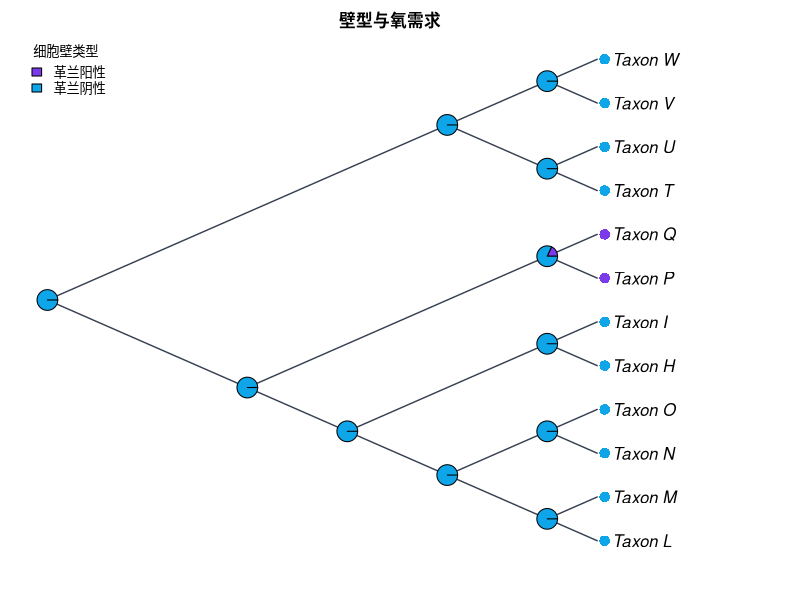

Source code (R):
#!/usr/bin/env Rscript
# CladeForge reproducible-analysis script
# Project : 壁型与氧需求
# Format  : CladeForge project v0.2.0
# Software: CladeForge 0.3.0 (this header is the provenance stamp a
#           reproducibility checklist asks for: software version, generation
#           time and the analysis parameters are printed beside the numbers)
# Generated: (timestamp omitted in fixture)
#
# PARAMETER SUMMARY (what the app used):
#   * parsimony: tie-break = parent-state first, then tip frequency, then
#     declaration order; the reported single path is ONE of possibly many
#     equally parsimonious reconstructions.
#   * Mk: each character's rate is the application's own fit (maximum-likelihood fit (1-D profile over the pruning likelihood)),
#     baked in at generation time; the script replays that number instead of
#     re-fitting, so its posteriors match what the app reported. Characters the
#     app could not fit fall back to 1 / mean(branch length) with a printed
#     note. Display threshold applied post hoc; the posterior is marginal
#     (per-node), NOT joint.
#   * The R implementation below computes the likelihood in ORDINARY space
#     while the app runs in log-space: values agree to floating-point noise on
#     modest trees but can drift on very large or very unbalanced ones.
#   * Node ancestral states asserted by the user in CladeForge are IGNORED by
#     the parsimony baseline (independent reference by design); the R script
#     reproduces that baseline, not the user's hypotheses.
#
# What this script reproduces, and what it does not:
#   REPRODUCED (same algorithms as the application):
#     * Sankoff parsimony with the project's step matrix (advisory baseline);
#     * equal-rates Mk ancestral-state reconstruction (pruning + up-pass), i.e.
#       the posterior probabilities the app reports.
#   APPROXIMATED:
#     * a PDF figure drawn from the same data — character-coloured tips,
#       posterior pies, legend — in the project's cladogram layout
#       (equal branch spacing, like the CladeForge cladogram (branch lengths ignored)). It is NOT a pixel copy of the on-screen figure: manual
#       node positions, collapsed clades, custom reticulation edges, era bands
#       and the interactive ladderising order are GUI state that ape does not
#       consume. The topology, tip labels, states and posteriors are identical;
#       the geometry is a same-data rendering.
#   Branch lengths: present, used as given.
# Run with: Rscript this_file.R   (install.packages("ape") if needed)

library(ape)

# The tree is assembled from vectors rather than parsed from Newick, so every
# label survives byte-exact even where ape's own reader would mangle it.
tree <- structure(
  list(
    edge = matrix(c(13, 14, 13, 15, 14, 16, 14, 17, 15, 18, 15, 19, 16, 20, 16, 21, 17, 1, 17, 2, 18, 3, 18, 4, 19, 5, 19, 6, 20, 22, 20, 23, 21, 7, 21, 8, 22, 9, 22, 10, 23, 11, 23, 12), ncol = 2, byrow = TRUE),
    edge.length = c(50, 250, 50, 150, 50, 150, 700, 750, 3100, 3100, 3000, 3000, 2900, 2900, 500, 600, 50, 150, 2000, 2000, 1900, 1900),
    Nnode = 11L,
    tip.label = c("Taxon_P", "Taxon_Q", "Taxon_T", "Taxon_U", "Taxon_V", "Taxon_W", "Taxon_H", "Taxon_I", "Taxon_L", "Taxon_M", "Taxon_N", "Taxon_O"),
    node.label = c("Taxon_A", "Taxon_B", "Taxon_C", "Taxon_D", "Taxon_E", "Taxon_R", "Taxon_S", "Taxon_F", "Taxon_G", "Taxon_J", "Taxon_K")
  ),
  class = "phylo"
)

# Branch lengths, with an explicit unit-length fallback: a cladogram-only project
# serialises no lengths at all, and 1 / mean(NULL) would poison every
# transition probability below.
bl <- tree$edge.length
if (is.null(bl) || !any(is.finite(bl) & bl > 0)) {
  bl <- rep(1, nrow(tree$edge))
  cat("NOTE: the tree carries no usable branch lengths; Mk probabilities and the\n")
  cat("      figure use unit (equal) branch lengths, i.e. topology-only inference.\n\n")
}

# Equal-rates Mk rate: one expected substitution per mean branch, so the
# transition probabilities are invariant to the tree's absolute scale. Every
# length above is already resolved the way the application resolves it (a
# recorded 0 is a real zero; unset / negative / non-finite became 1), so the mean
# runs over ALL of them — filtering here would drop zero-length and unmeasured
# edges from the average and make this script reconstruct at a different rate
# than the application reports. Deriving it from the fallback-protected bl
# above is what keeps the rate finite for a cladogram-only project.
#
# This fallback rate is used ONLY for a character the application itself could
# not fit (NULL rate below); characters with a baked rate replay the
# application's ML value, so the script's posteriors match the app's instead
# of drifting with the branch-length mean.
rate <- 1 / mean(bl)


characters <- list(
  list(
    name = "细胞壁类型",
    type = "discrete",
    states = c("革兰阳性", "革兰阴性"),
    colors = c("#7c3aed", "#0ea5e9"),
    cost = NULL,
    rate = 0.0000737149563394173,
    tips = c("Taxon_H" = "革兰阴性", "Taxon_I" = "革兰阴性", "Taxon_L" = "革兰阴性", "Taxon_M" = "革兰阴性", "Taxon_N" = "革兰阴性", "Taxon_O" = "革兰阴性", "Taxon_P" = "革兰阳性", "Taxon_Q" = "革兰阳性", "Taxon_T" = "革兰阴性", "Taxon_U" = "革兰阴性", "Taxon_V" = "革兰阴性", "Taxon_W" = "革兰阴性")
  ),
  list(
    name = "氧需求",
    type = "discrete",
    states = c("好氧", "厌氧", "兼性厌氧"),
    colors = c("#22c55e", "#71717a", "#f59e0b"),
    cost = NULL,
    rate = 0.00024732446837023327,
    tips = c("Taxon_H" = "厌氧", "Taxon_I" = "厌氧", "Taxon_L" = "好氧", "Taxon_M" = "好氧", "Taxon_N" = "厌氧", "Taxon_O" = "厌氧", "Taxon_P" = "厌氧", "Taxon_Q" = "兼性厌氧", "Taxon_T" = "兼性厌氧", "Taxon_U" = "好氧", "Taxon_V" = "好氧", "Taxon_W" = "好氧")
  )
)

# --- helpers ----------------------------------------------------------------

## Equal-rates (ER) Mk transition matrix P(t): the same closed form used by
## CladeForge's inference assistant. The rate is scaled by the mean branch
## length so probabilities are invariant to the tree's absolute scale.
p_er <- function(t, k, rate) {
  e <- exp(-k * rate * t)
  P <- matrix(1 / k, k, k) - (1 / k) * e
  diag(P) <- 1 / k + ((k - 1) / k) * e
  P
}

## Sankoff parsimony down/up pass. 'cost' is k x k; tips absent from tip_states
## are treated as missing data.
sankoff <- function(tree, tip_states, states, cost) {
  ntip <- length(tree$tip.label)
  k <- length(states)
  sidx <- setNames(seq_len(k), states)
  x <- sidx[tip_states[tree$tip.label]]
  parent <- tree$edge[, 1]
  child <- tree$edge[, 2]
  kids <- split(child, parent)
  root <- setdiff(unique(parent), unique(child))
  g <- matrix(0, nrow = ntip + tree$Nnode, ncol = k)
  rownames(g) <- as.character(seq_len(ntip + tree$Nnode))
  ## Down-pass: internal node indices decrease from root, so descending order
  ## visits children before parents.
  for (v in sort(as.integer(names(kids)), decreasing = TRUE)) {
    for (i in seq_len(k)) {
      total <- 0
      for (ch in kids[[as.character(v)]]) {
        if (ch <= ntip) {
          xi <- x[[ch]]
          if (is.na(xi)) next
          total <- total + min(cost[i, ] + ifelse(seq_len(k) == xi, 0, Inf))
        } else {
          total <- total + min(cost[i, ] + g[as.character(ch), ])
        }
      }
      g[as.character(v), i] <- total
    }
  }
  ## Up-pass: assign each node a state minimising cost given its parent.
  node_state <- integer(ntip + tree$Nnode)
  walk <- function(v, parent_state) {
    base <- if (parent_state == 0L) rep(0, k) else cost[parent_state, ]
    scores <- base + g[as.character(v), ]
    best <- which.min(scores)
    node_state[v] <<- best
    for (ch in kids[[as.character(v)]]) {
      if (ch > ntip) walk(ch, best)
    }
  }
  walk(root, 0L)
  list(cost = min(g[as.character(root), ]),
       states = node_state, k = k)
}

## Equal-rates Mk marginal ancestral reconstruction: Felsenstein pruning
## (down-pass) + parent/sibling up-pass, normal space. Uses the script-level
## 'bl' (which already falls back to unit lengths when the tree has none) and the
## 'rate' is passed per character: the application's own ML fit for that
## character when it has one, else the 1 / mean usable branch length fallback.
## For very large or very unbalanced trees prefer log-space implementations
## (phangorn::ace, phytools).
mk_asr <- function(tree, tip_states, states, rate) {
  ntip <- length(tree$tip.label)
  k <- length(states)
  sidx <- setNames(seq_len(k), states)
  x <- sidx[tip_states[tree$tip.label]]
  parent <- tree$edge[, 1]
  child <- tree$edge[, 2]
  kids <- split(seq_along(child), parent)  # edge-row indices per parent
  root <- setdiff(unique(parent), unique(child))
  L <- matrix(1, nrow = ntip + tree$Nnode, ncol = k)
  rownames(L) <- as.character(seq_len(ntip + tree$Nnode))
  for (v in sort(as.integer(names(kids)), decreasing = TRUE)) {
    rows <- kids[[as.character(v)]]
    vec <- rep(1, k)
    for (r in rows) {
      ch <- child[r]
      m <- if (ch <= ntip) {
        xi <- x[[ch]]
        if (is.na(xi)) rep(1, k) else as.numeric(seq_len(k) == xi)
      } else L[as.character(ch), ]
      vec <- vec * (p_er(bl[r], k, rate) %*% m)
    }
    s <- sum(vec)
    L[as.character(v), ] <- if (s > 0) vec / s else rep(1 / k, k)
  }
  G <- matrix(1 / k, nrow = ntip + tree$Nnode, ncol = k)
  rownames(G) <- rownames(L)
  for (v in sort(as.integer(names(kids)))) {
    rows <- kids[[as.character(v)]]
    for (r in rows) {
      ch <- child[r]
      if (ch <= ntip) next
      sib_msg <- rep(1, k)
      for (r2 in rows) {
        ch2 <- child[r2]
        if (ch2 == ch) next
        m2 <- if (ch2 <= ntip) {
          xi <- x[[ch2]]
          if (is.na(xi)) rep(1, k) else as.numeric(seq_len(k) == xi)
        } else L[as.character(ch2), ]
        sib_msg <- sib_msg * (p_er(bl[r2], k, rate) %*% m2)
      }
      G[as.character(ch), ] <- p_er(bl[r], k, rate) %*% (G[as.character(v), ] * sib_msg)
      G[as.character(ch), ] <- G[as.character(ch), ] / sum(G[as.character(ch), ])
    }
  }
  post <- L * G
  post <- post / rowSums(post)
  list(posterior = post)
}

# --- analysis ---------------------------------------------------------------

cat("CladeForge reproducible analysis\n")
cat("Tree:", Ntip(tree), "tips,", tree$Nnode, "internal nodes\n\n")

internal_nodes <- (length(tree$tip.label) + 1):(length(tree$tip.label) + tree$Nnode)

for (ch in characters) {
  cat("== Character:", ch$name, "==\n")
  if (ch$type != "discrete" || length(ch$states) < 2) {
    cat("   continuous or single-state: exported as data only\n\n")
    next
  }
  scored <- ch$tips[names(ch$tips) %in% tree$tip.label]
  cost <- ch$cost
  if (is.null(cost)) {
    k <- length(ch$states)
    cost <- matrix(1, k, k); diag(cost) <- 0
  }
  sp <- sankoff(tree, scored, ch$states, cost)
  cat(sprintf("   Sankoff minimum cost: %g (step-matrix units)\n", sp$cost))
  ch_rate <- if (is.null(ch$rate)) {
    cat(sprintf("   NOTE: the application could not fit a rate for this character; using 1 / mean(branch length) = %g\n", rate))
    rate
  } else ch$rate
  asr <- mk_asr(tree, scored, ch$states, ch_rate)
  cat("   Mk posterior at each internal node (states:",
      paste(ch$states, collapse = " / "), ")\n")
  print(round(asr$posterior[as.character(internal_nodes), , drop = FALSE], 3))
  cat("\n")
}

# --- figure -----------------------------------------------------------------
# A same-data rendering of the GUI figure: character-coloured tips (first
# discrete character) + posterior pies at internal nodes + auto legend, in the
# layout the project is displayed as. Manual positions / collapsed clades /
# custom edges / era bands are GUI-only and are not reproduced here.

discrete <- Filter(function(ch) ch$type == "discrete" && length(ch$states) >= 2, characters)

# cairo_pdf renders unicode labels reliably; use pdf() if cairo is unavailable.
cairo_pdf("cladeforge_reconstruction.pdf", width = 9, height = 7)
par(mar = c(2, 1, 2, 2), xpd = NA)
cat("Figure layout: type = cladogram, use.edge.length = FALSE",
    "(equal branch spacing, like the CladeForge cladogram (branch lengths ignored))\n")
plot(tree, type = "cladogram", use.edge.length = FALSE,
     show.tip.label = TRUE,
     label.offset = 0.3,
     edge.color = "#374151", edge.width = 1.4)
title(main = "壁型与氧需求", cex.main = 1.0)

if (length(discrete) > 0) {
  main <- discrete[[1]]
  scored <- main$tips[names(main$tips) %in% tree$tip.label]
  k <- length(main$states)
  cost <- main$cost
  if (is.null(cost)) { cost <- matrix(1, k, k); diag(cost) <- 0 }

  tip_col <- rep("#6b7280", Ntip(tree))
  names(tip_col) <- tree$tip.label
  for (lab in names(scored)) tip_col[[lab]] <- main$colors[[match(scored[[lab]], main$states)]]
  tiplabels(pch = 16, col = tip_col, cex = 1.4, offset = 0.15)

  asr <- mk_asr(tree, scored, main$states, if (is.null(main$rate)) rate else main$rate)
  nodelabels(node = internal_nodes, pie = asr$posterior[as.character(internal_nodes), , drop = FALSE],
             piecol = main$colors, cex = 0.7)
  legend("topleft", legend = main$states, fill = main$colors,
         title = main$name, bty = "n", cex = 0.8)
}

dev.off()

cat("Wrote cladeforge_reconstruction.pdf\n")
